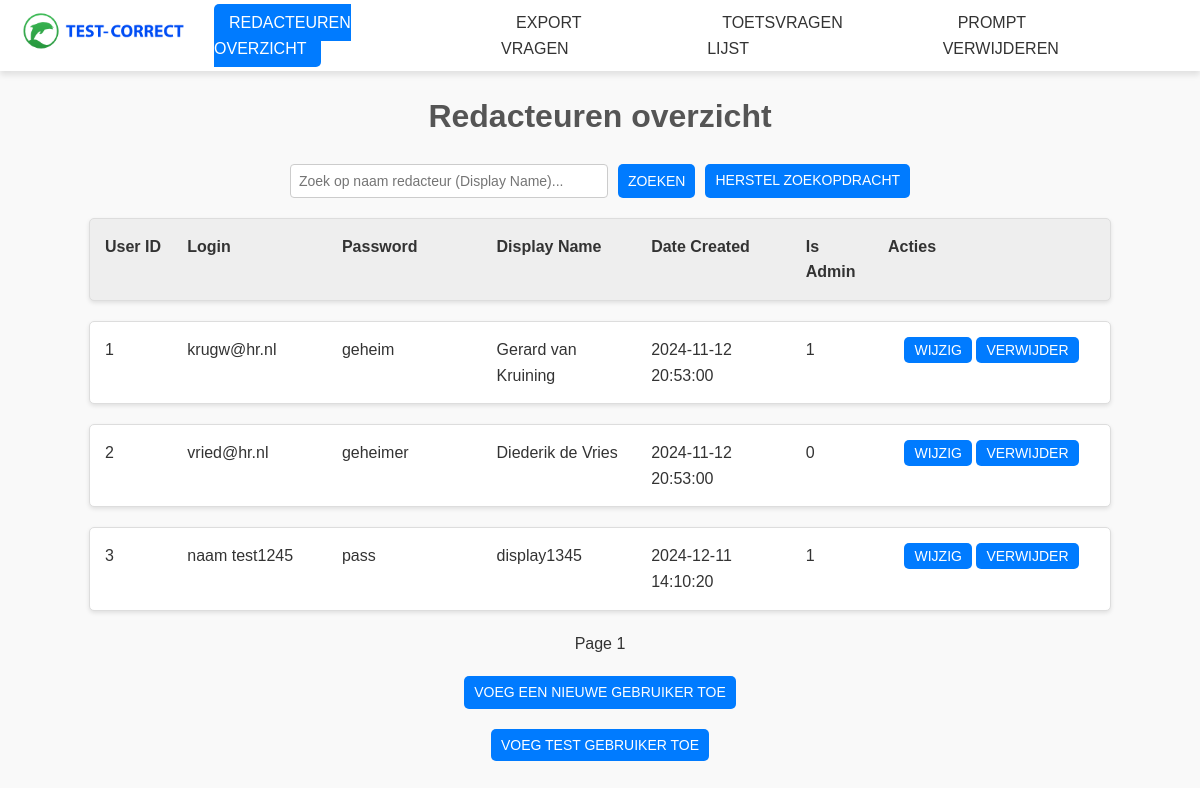
Screenshot of /list_users with the database file from the repository.
### tables this page shows
CREATE TABLE users (
            user_id INTEGER PRIMARY KEY AUTOINCREMENT,
            login TEXT NOT NULL,
            password TEXT NOT NULL,
            display_name TEXT NOT NULL,
            date_created DATETIME DEFAULT CURRENT_TIMESTAMP,
            is_admin INTEGER NOT NULL DEFAULT 1);

### app.py (the view)
@app.route('/list_users', methods=['GET', 'POST'])
def list_user():
    if check_user_is_admin():
        page = int(request.args.get('page', 1))
        limit = 10
        start = (page - 1) * limit
        user_model = User()
        if request.method == 'POST':
            search = request.form['search']
            all_users = user_model.get_users_offset(start, limit, search)
            total_users = user_model.get_users(search)
        else:
            all_users = user_model.get_users_offset(start, limit)
            total_users = user_model.get_users()
        has_previous = start > 0
        has_next = start + limit < len(total_users)
        return render_template("user_list.html", all_users = all_users, page=page, has_previous=has_previous, has_next=has_next)
    else:
        return "Niet ingelogd of geen admin"

### app.py (called while the page is built)
def check_user_is_admin():
    session["admin"] = True #test
    if 'admin' not in session:
        return False
    elif not session["admin"]:
        return False
    return True

### model/database.py (called while the page is built)
    def connect_db(self):
        con = sqlite3.connect(self.path) # Make a connection with the database stored in path
        con.row_factory = sqlite3.Row # Save results in rows instead of a tuple
        cursor = con.cursor() # Cursor for executing SQL statements
        return cursor, con # Return the cursor and the db connection

### model/user.py (called while the page is built)
    def get_users(self, search = None):
        if search:
            result = self.cursor.execute('SELECT * FROM users WHERE display_name LIKE ?', (f"%{search}%",)).fetchall()
        else:
            result = self.cursor.execute('SELECT * FROM users').fetchall()
        return result

    def get_users_offset(self, start, limit, search = None):
        if search:
            result = self.cursor.execute('SELECT * FROM users WHERE display_name LIKE ? LIMIT ? OFFSET ?', (f"%{search}%", limit, start)).fetchall()
        else:
            result = self.cursor.execute('SELECT * FROM users LIMIT ? OFFSET ?', (limit, start)).fetchall()
        return result

### templates/user_list.html (shortened to what this page needs)
<!DOCTYPE html>
<html lang="en">
<head>
    <link rel="stylesheet" href="{{ url_for('static', filename='style_user_list.css') }}">
</head>
<body>
    {% include 'header.html' %}
    <h1>Redacteuren overzicht</h1>
    <form method="POST">
        <input id="search-input" type="text" name="search" placeholder="Zoek op naam redacteur (Display Name)...">
        <button type="submit" class="button">Zoeken</button>
        <a href="/list_users" class="button">Herstel Zoekopdracht</a>
    </form>
    <div class="user-container header">
        <div>User ID</div>
        <div>Login</div>
        <div>Password</div>
        <div>Display Name</div>
        <div>Date Created</div>
        <div>Is Admin</div>
        <div>Acties</div>
    </div>
    {% for user in all_users %}
        <div class="user-container">
            <div>{{ user.user_id }}</div>
            <div>{{ user.login }}</div>
            <div>{{ user.password }}</div>
            <div>{{ user.display_name }}</div>
            <div>{{ user.date_created }}</div>
            <div>{{ user.is_admin }}</div>
            <div class="button-container">
                <a href="/edit_user/{{user.user_id}}" class="button">Wijzig</a>
                <a href="/delete_user/{{user.user_id}}" class="button">Verwijder</a>
            </div>
        </div>
    {% endfor %}
    <div class="next-button">
    <span class="current-page"> Page {{ page }} </span>
    </div>
    <a href="/add_user" class="button add-button">Voeg een nieuwe gebruiker toe</a>
    <a href="/add_test_user" class="button add-button">Voeg test gebruiker toe</a>
</body>
</html>

### static/style_user_list.css (style rules this page uses)
body { font-family: Arial, sans-serif; line-height: 1.6; margin: 0; padding: 0; background-color: #f9f9f9; color: #333; }
h1 { text-align: center; margin-top: 20px; color: #555; }
.user-container { display: grid; grid-template-columns: 1fr 2fr 2fr 2fr 2fr 1fr 3fr; gap: 10px; margin: 20px auto; max-width: 1000px; background: #fff; border: 1px solid #ddd; border-radius: 5px; padding: 10px; box-shadow: 0 2px 4px rgba(0, 0, 0, 0.1); }
.user-container.header { font-weight: bold; background-color: #eee; }
.user-container > div { padding: 5px; word-break: break-word; }
.button-container { gap: 10px; width: fit-content; margin-left: auto; margin-right: auto; display: block; }
.button { background-color: #007BFF; border: none; border-radius: 5px; padding: 5px 10px; color: white; font-size: 14px; cursor: pointer; text-transform: uppercase; transition: background-color 0.3s ease; text-decoration: none; }
.add-button { margin-top: 20px; display: block; width: fit-content; margin-left: auto; margin-right: auto; }
.next-button { margin-top: 20px; width: fit-content; margin-left: auto; margin-right: auto; }
form { display: flex; justify-content: center; gap: 10px; margin: 20px; }
form input[type="text"] { padding: 8px; font-size: 14px; border: 1px solid #ccc; border-radius: 4px; width: 300px; }
form button { padding: 8px 12px; }

### static/style_header.css (style rules this page uses)
body { font-family: Arial, sans-serif; line-height: 1.6; margin: 0; padding: 0; background-color: #f9f9f9; color: #333; }

### rows the page displays
users: user_id "1", login "krugw@hr.nl", password "geheim", display_name "Gerard van Kruining", date_created "2024-11-12 20:53:00", is_admin "1"
users: user_id "2", login "vried@hr.nl", password "geheimer", display_name "Diederik de Vries", date_created "2024-11-12 20:53:00", is_admin "0"
users: user_id "3", login "naam test1245", password "pass", display_name "display1345", date_created "2024-12-11 14:10:20", is_admin "1"

### other values shown
{{ page }} "1"
